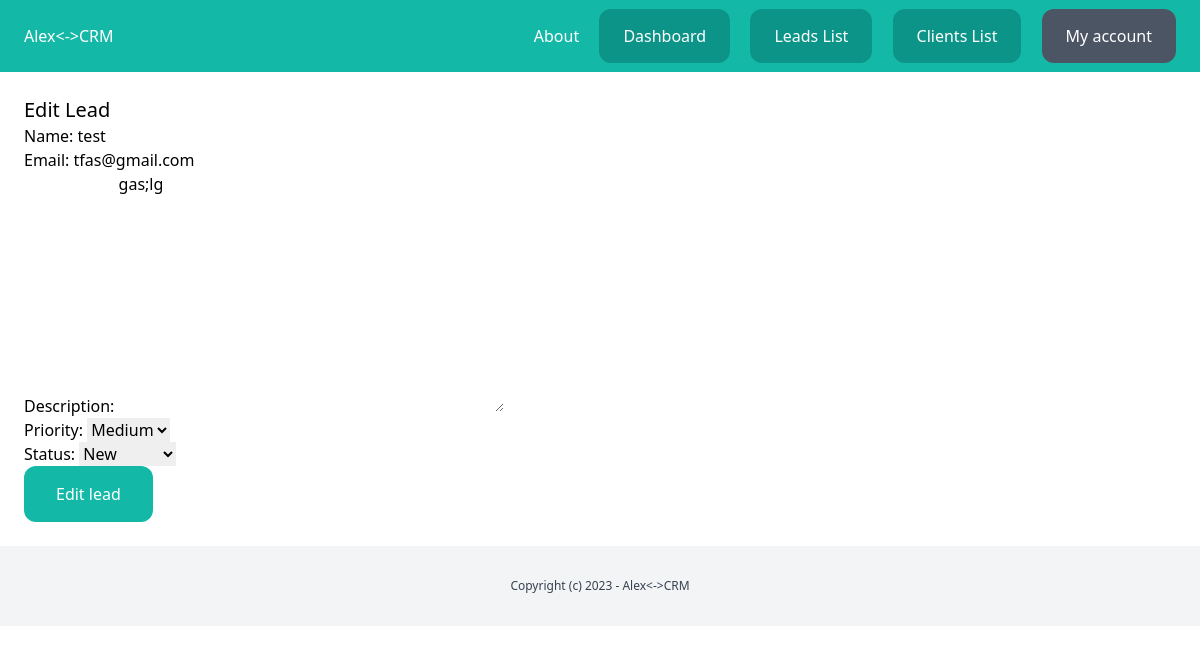
Screenshot of /dashboard/lead/9/edit/ (signed in) with the database file from the repository.
### lead/models.py (models this page shows, shortened)
class Lead(models.Model):
    LOW = 'low'
    MEDIUM = 'medium'
    HIGH = 'high'
    CHOISE_PRIORITY = (
        (LOW, 'Low'),
        (MEDIUM, 'Medium'),
        (HIGH, 'High'),
    )
    NEW = 'new'
    CONTACTED = 'contacted'
    WON = 'won'
    LOST = 'lost'
    CHOICES_STATUS = (
        (NEW, 'New'),
        (CONTACTED, 'Contacted'),
        (WON, 'Won'),
        (LOST, 'Lost'),
    )
    team= models.ForeignKey(Team, related_name='leads', on_delete=models.CASCADE)
    name = models.CharField(max_length=250)
    email = models.EmailField()
    description = models.TextField(blank=True, null=True)
    priority = models.CharField(max_length=20, choices=CHOISE_PRIORITY, default=MEDIUM)
    status = models.CharField(max_length=20, choices=CHOICES_STATUS, default=NEW)
    converted_to_client = models.BooleanField(default=False)
    create_by = models.ForeignKey(User, related_name='leads', on_delete=models.CASCADE)
    create_at = models.DateTimeField(auto_now_add=True)
    modified_at = models.DateTimeField(auto_now=True) #automatically updated
    class Meta:
        ordering = ('name',)

### lead/views.py (the view)
# urls.py: path('<int:pk>/edit/', views.leads_edit, name='leads_edit'),
@login_required
def leads_edit(request, pk):
    lead = get_object_or_404(Lead,create_by=request.user, pk=pk)
    if request.method == 'POST':
        form = AddLeadForm(request.POST, instance=lead)
        if form.is_valid():
            form.save()
            messages.success(request, 'The changes of lead was saved.')
            return redirect('leads_list')
    else:
        form = AddLeadForm(instance=lead)
    return render(request, 'lead/leads_edit.html', {
        'form': form
    })

### lead/forms.py
class AddLeadForm(forms.ModelForm):
    class Meta:
        model = Lead
        fields = ("name", 'email', 'description', 'priority', 'status')

### lead/templates/lead/leads_edit.html (shortened to what this page needs)
{% extends 'core/base.html' %}
{% block content %}
    <div class="py-6 px-6">
        <h1 class="text-xl">Edit Lead</h1>
        <form method="post" action=".">
            {{ form.as_p }}
            <button class="py-4 px-8 bg-teal-500 rounded-xl text-white">Edit lead</button>
        </form>
    </div>
{% endblock %}

### rows the page displays
Lead: name "test", email "tfas@gmail.com", description "gas;lg", priority "Medium", status "New"
